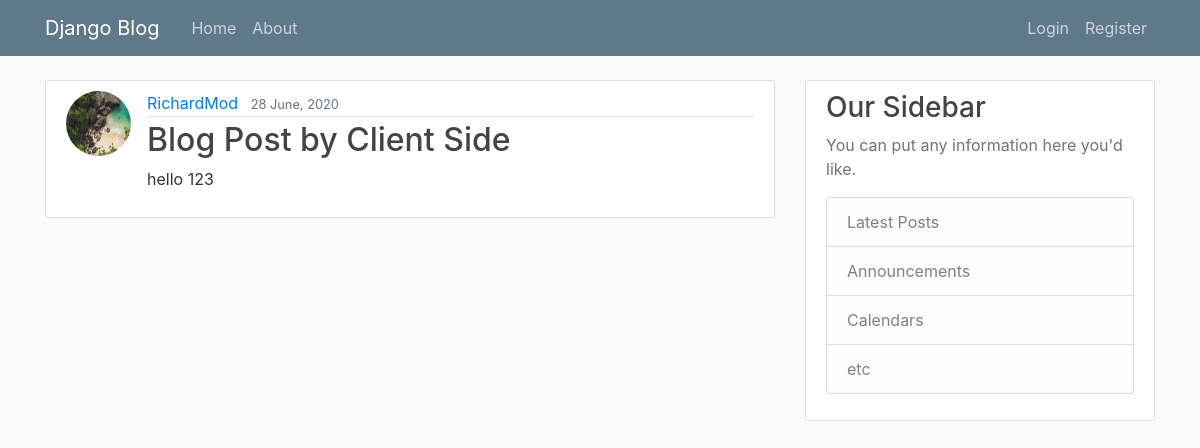
The app's page /post/4/, older data.
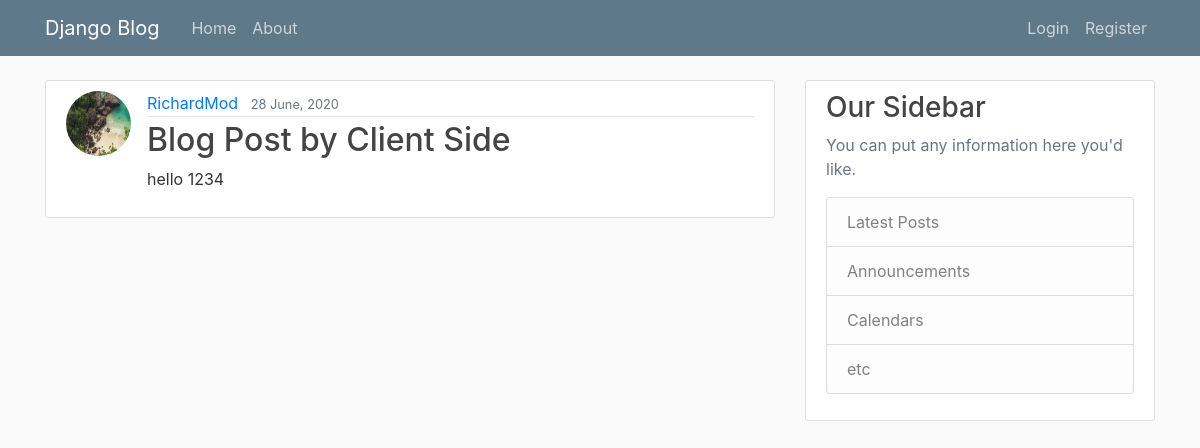
The same page, newer data.
### blog/models.py (models this page shows, shortened)
class Post(models.Model):
    title = models.CharField(max_length=100)
    content = models.TextField()
    date_posted = models.DateTimeField(default=timezone.now)
    author = models.ForeignKey(User, on_delete=models.CASCADE)

### users/models.py (models this page shows, shortened)
class Profile(models.Model):
    user = models.OneToOneField(User, on_delete=models.CASCADE)
    image = models.ImageField(default='default.jpg', upload_to='profile_pics')

### blog/views.py (the view)
class PostDetailView(DetailView):
    model = Post

### blog/templates/blog/post_detail.html (shortened to what this page needs)
{% extends "blog/base.html" %}
{% block content %}
    <article class="media content-section">
        <img class="rounded-circle article-img" src="{{object.author.profile.image.url}}"">
        <div class="media-body">
            <div class="article-metadata">
                <a class="mr-2" href="{% url 'user-posts' object.author.username %}">{{ object.author }}</a>
                <small class="text-muted">{{ object.date_posted | date:"d F, Y" }}</small>
            </div>
            <h2 class="article-title">{{ object.title }}</h2>
            <p class="article-content">{{ object.content }}</p>
        </div>
    </article>
{% endblock content %}

Row changes from the older to the newer data that the page shows:
changed Post "Blog Post by Client Side": content "hello 123" → "hello 1234"
